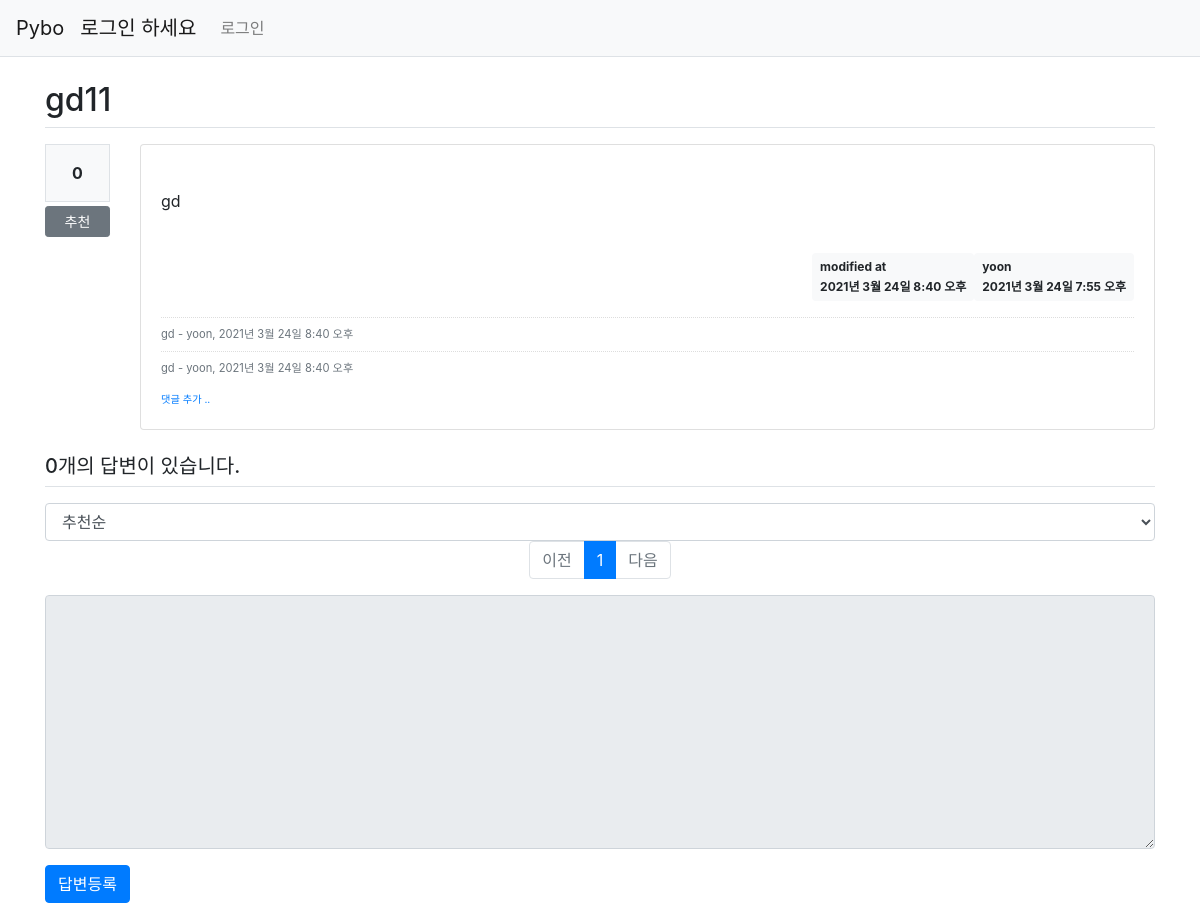
Screenshot of /pybo/2/ with the database file from the repository.
### pybo/models.py (models this page shows, shortened)
class Question(models.Model):
    CATEGORY_CHOICES =(
        ('F', '자유게시판'),
        ('Q', '질문게시판'),
        ('C', '강좌게시판')
    )
    category = models.CharField(max_length=1, choices=CATEGORY_CHOICES)
    readcount = models.PositiveIntegerField(default=0)
    author = models.ForeignKey(User, on_delete=models.CASCADE, related_name='author_question')
    modify_date = models.DateTimeField(null=True, blank=True)
    subject = models.CharField(max_length=200)
    content = models.TextField()
    create_date = models.DateTimeField()
    voter = models.ManyToManyField(User, related_name='voter_question')  # voter 추가
    @property
    def update_count(self):
        self.readcount = self.readcount + 1
        self.save()

class Comment(models.Model):
    author = models.ForeignKey(User, on_delete=models.CASCADE)
    content = models.TextField()
    create_date = models.DateTimeField()
    modify_date = models.DateTimeField(null=True, blank=True)
    question = models.ForeignKey(Question, null=True, blank=True, on_delete=models.CASCADE)
    answer = models.ForeignKey(Answer, null=True, blank=True, on_delete=models.CASCADE)

### pybo/views/base_views.py (the view)
# urls.py: path('<int:question_id>/', base_views.detail, name='detail'),
def detail(request, question_id):
    so = request.GET.get('so', 'recommend')  # 정렬기준
    page = request.GET.get('page', 1)
    question = get_object_or_404(Question, pk=question_id)
    question.update_count
    if so == 'recommend':
        answer_list = Answer.objects.annotate(num_voter=Count('voter')).filter(question_id=question_id).order_by(
            '-num_voter', '-create_date')
    elif so == 'recent':
        answer_list = Answer.objects.filter(question_id=question_id).order_by('-create_date')
    paginator = Paginator(answer_list, 2)
    answer_obj = paginator.get_page(page)
    context = {"question": question, "answer_list": answer_obj, 'page': page, 'so': so}
    return render(request, 'pybo/question_detail.html', context)

### pybo/templatetags/pybo_filter.py (called while the page is built)
@register.filter()
def mark(value):
    extensions = ["nl2br", "fenced_code"]
    return mark_safe(markdown.markdown(value, extensions=extensions))

### templates/pybo/question_detail.html (shortened to what this page needs)
{% extends 'base.html' %}
{% load pybo_filter %}
{% block content %}
    <div class="container my-3">
        <h2 class="border-bottom py-2">{{ question.subject }}</h2>
        <div class="row my-3">
            <div class="col-1">
                <div class="bg-light text-center p-3 border font-weight-bolder mb-1">
                    {{ question.voter.count }}
                </div>
                <a href="#" data-uri="{% url 'pybo:vote_question' question.id %}"
                   class="recommend btn btn-sm btn-secondary btn-block my-1">추천</a>
            </div>
            <div class="col-11">
                <div class="card">
                    <div class="card-body">
                        <div class="card-text" style="white-space: pre-line;">
                            <div class="card-text">{{ question.content|mark }}</div>
                        </div>
                        <div class="d-flex justify-content-end">
                            {% if question.modify_date %}
                                <div class="badge badge-light p-2 text-left max-3">
                                    <div class="mb-2">modified at</div>
                                    <div>{{ question.modify_date }}</div>
                                </div>
                            {% endif %}
                            <div class="badge badge-light p-2 text-left">
                                <div class="mb-2">{{ question.author.username }}</div>
                                <div>{{ question.create_date }}</div>
                            </div>
                        </div>
                        {% if question.comment_set.count > 0 %}
                            <div class="mt-3">
                                {% for comment in question.comment_set.all %}
                                    <div class="comment py-2 text-muted">
                                        <span style="white-space: pre-line;">{{ comment.content }}</span>
                                        <span>
                                - {{ comment.author }}, {{ comment.create_date }}
                                     </span>
                                    </div>
                                {% endfor %}
                            </div>
                        {% endif %}
                        <div>
                            <a href="{% url 'pybo:comment_create_question' question.id %}" class="small"><small>댓글 추가
                                ..</small></a>
                        </div>
                    </div>
                </div>
            </div>
        </div>
        <h5 class="border-bottom my-3 py-2">
            {{ question.answer_set.count }}개의 답변이 있습니다.
        </h5>
        <select class="form-control so">
            <option value="recommend" {% if so == 'recommend' %}selected{% endif %}>
                추천순
            </option>
        </select>
        <ul class="pagination justify-content-center">
            {% if answer_list.has_previous %}
                <li class="page-item">
                    <a class="page-link" data-page="{{ answer_list.previous_page_number }}" href="#">
                        이전
                    </a>
                </li>
            {% else %}
                <li class="page-item disabled">
                    <a class="page-link" tabindex="-1" aria-disabled="true" href="#">
                        이전
                    </a>
                </li>
            {% endif %}
            {% for page_number in answer_list.paginator.page_range %}
                {% if page_number >= answer_list.number|add:-5 and page_number <= answer_list.number|add:5 %}
                    {% if page_number == answer_list.number %}
                        <li class="page-item active" aria-current="page">
                            <a class="page-link" data-page="{{ page_number }}" href="#">
                                {{ page_number }}
                            </a>
                        </li>
                    {% else %}
                        <li class="page-item">
                            <a class="page-link" data-page="{{ page_number }}" href="#">
                                {{ page_number }}
                            </a>
                        </li>
                    {% endif %}
                {% endif %}
            {% endfor %}
            {% if answer_list.has_next %}
                <li class="page-item">
                    <a class="page-link" data-page="{{ answer_list.next_page_number }}" href="#">
                        다음
                    </a>
                </li>
            {% else %}
                <li class="page-item disabled">
                    <a class="page-link" tabindex="-1" aria-disabled="true" href="#">
                        다음
                    </a>
                </li>
            {% endif %}
        </ul>
        <form action="{% url 'pybo:answer_create' question.id %}" method="post" class="my-3">
            <div class="form-group">
            <textarea {% if not user.is_authenticated %}disabled{% endif %}
                      name="content" id="content" class="form-control" rows="10"></textarea>
            </div>
            <input type="submit" value="답변등록" class="btn btn-primary">
        </form>
    </div>
{% endblock %}

### templates/base.html (shortened to what this page needs)
{% load static %}
<!DOCTYPE html>
<html lang="ko">
<head>
    <link rel="stylesheet" href="https://cdn.jsdelivr.net/simplemde/latest/simplemde.min.css">
    <link rel="stylesheet" type="text/css" href="{% static 'bootstrap.min.css' %}">
    <link rel="stylesheet" type="text/css" href="{% static 'style.css' %}">
</head>
<body>
{% include 'navbar.html' %}
{% block content %}
{% endblock %}
</body>
</html>

### templates/navbar.html (shortened to what this page needs)
<nav class="navbar navbar-expand-lg navbar-light bg-light border-bottom">
    <a class="navbar-brand" href="{% url 'pybo:index' %}">Pybo</a>
    {% if request.user.id %}
    <a class="navbar-brand" href="{% url 'common:profile' request.user.id %}">프로필</a>
    {% else %}
    <a class="navbar-brand" href='#'>로그인 하세요</a>
    {% endif %}
    <div class="collapse navbar-collapse flex-grow-0" id="navbarNav">
        <ul class="navbar-nav">
            <li class="nav-item ">
                {% if user.is_authenticated %}
                <a class="nav-link" href="{% url 'common:logout' %}">
                    {{ user.username }} (로그아웃)
                </a>
                {% else %}
                <a class="nav-link" href="{% url 'common:login' %}">로그인</a>
                {% endif %}
            </li>
        </ul>
    </div>
</nav>

### static/style.css (style rules this page uses)
.comment { border-top: dotted 1px #ddd; font-size: 0.7em; }

### rows the page displays
Question: subject "gd11", voter.count "0", content|mark "gd", modify_date "2021년 3월 24일 8:40 오후", author.username "yoon", create_date "2021년 3월 24일 7:55 오후", answer_set.count "0"
Comment: content "gd", author "yoon", create_date "2021년 3월 24일 8:40 오후"
Comment: content "gd", author "yoon", create_date "2021년 3월 24일 8:40 오후"

### other values shown
{{ page_number }} "1"
